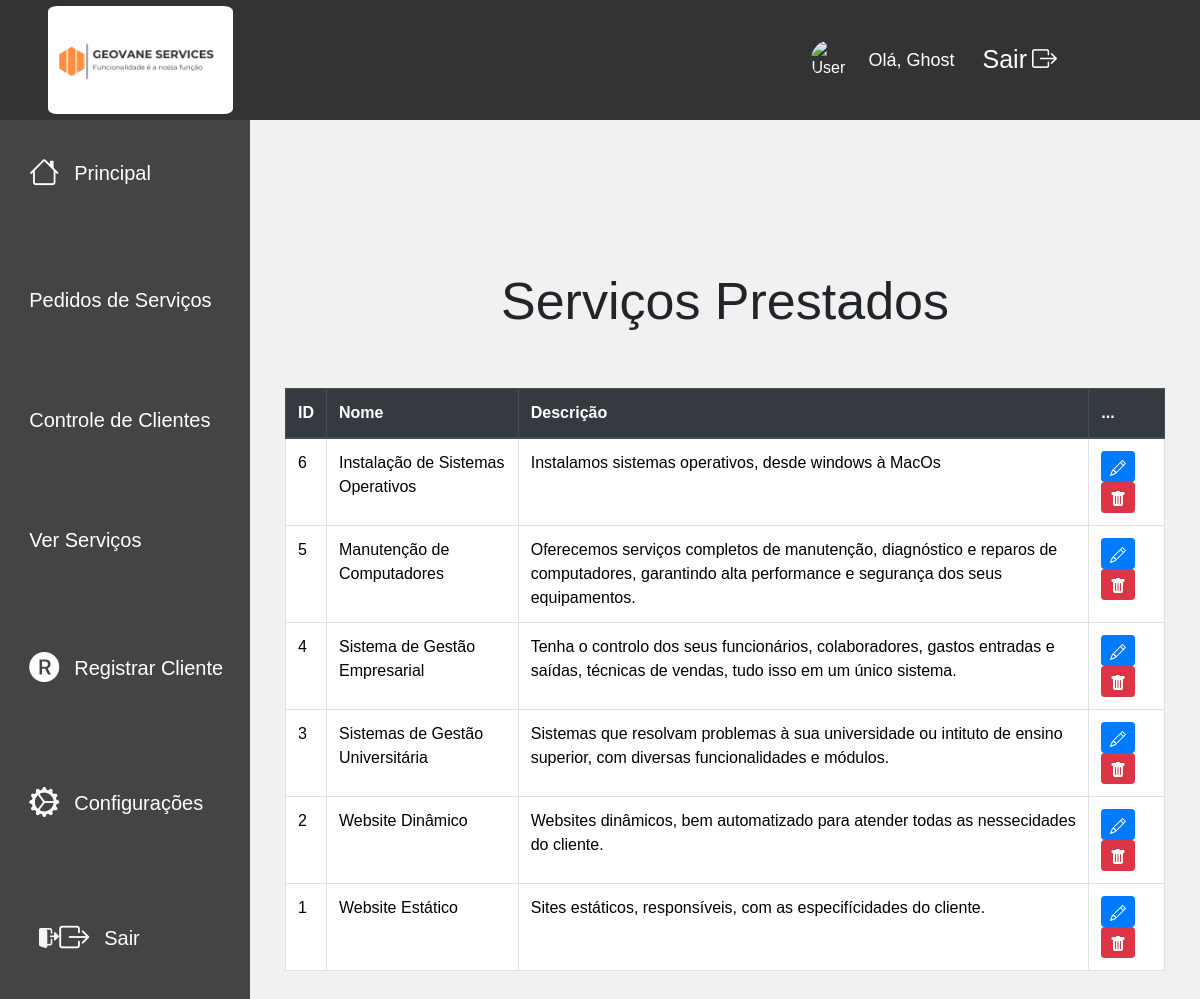
/funcionario/funcionarioServicos.php (signed in), run on the app's committed database.
### tables this page shows
CREATE TABLE IF NOT EXISTS `servicos` (
  `id_servico` int NOT NULL AUTO_INCREMENT,
  `nome` varchar(100) DEFAULT NULL,
  `descricao` text,
  `preco` decimal(10,2) NOT NULL,
  `imagem` varchar(255) NOT NULL,
  `id_categoria` int DEFAULT NULL,
  PRIMARY KEY (`id_servico`),
  KEY `id_categoria` (`id_categoria`)
);

### funcionario/veryFun.php (called while the page is built, shortened)
<?php
    $nomeUsuario = $_SESSION['usuario'];
    ?>

### funcionario/funcionarioServicos.php (the view, shortened to what this page needs)
<?php
   require_once './veryFun.php';
   include_once '../conexao.php';
    $sql = "SELECT *FROM servicos ORDER BY id_servico DESC";
    $resultado =$conexao->query($sql);
?>
<!DOCTYPE html>
<html lang="pt-br">
<head>
    <link href="https://cdn.jsdelivr.net/npm/bootstrap@5.3.3/dist/css/bootstrap.min.css" rel="stylesheet">
    <link href="https://cdn.jsdelivr.net/npm/bootstrap@5.3.3/dist/css/bootstrap.min.css" rel="stylesheet">
    <link rel="stylesheet" href="https://cdn.jsdelivr.net/npm/bootstrap-icons@1.11.3/font/bootstrap-icons.min.css">
    <link rel="stylesheet" href="https://maxcdn.bootstrapcdn.com/bootstrap/4.5.2/css/bootstrap.min.css">
</head>
<body>
<div class="topbar">
    <div class="logo">
        <img src="../assets/logo.png" alt="Logo";>
    </div>
    <div class="search-box">
    </div>
    <div class="user-info">
        <img src="../assets/user-avatar.png" alt="User Avatar">
        <div class="username">Olá, <?php  echo  " $nomeUsuario"; ?> </div>
        <a href="logout.php" style="color: white; margin-left: 10px;">Sair<i class="bi bi-box-arrow-right"></i></a>
    </div>
</div>
<div class="sidebar">
    <a href="funcionario.php"> <span class="icon"><i class="bi bi-house"></i></span>
    <span class="txt-link">Principal</span></a>
    <a href="funcionario_pedido.php">Pedidos de Serviços</a>
    <a href="./controlCliente.php">Controle de Clientes</a>
    <a href="funcionarioServicos.php">Ver Serviços</a>
    <a href="registroCliente.php">
         <span class="icon"><i class="bi bi-r-circle-fill"></i></span>
        <span class="txt-link">Registrar Cliente</span>
    </a>
    <a href="configuracao.php" style="color: white;"><span class="icon"><i class="bi bi-gear-wide-connected"></i></span> Configurações</a>
    <a href="./logout.php" style="color: white; margin-left: 10px;"><img src="./assets/sair.png" alt="" style="width: 20px;"> <span class="icon"><i class="bi bi-box-arrow-right"></i></span>Sair</a>
</div>
<div class="content">
    <header class="header">
        <div class="container mt-5">
            <h1>Serviços Prestados</h1>
            <br><br>
            <table class="table table-bordered">
                <thead class="thead-dark">
                    <tr>
                        <th scope="col">ID</th>
                        <th scope="col">Nome</th>
                        <th scope="col">Descrição</th>
                        <th scope="col">...</th>
                    </tr>
                </thead>
                <tbody>
                    <?php
                        while ($servico = $resultado->fetch_assoc()) {
                            echo "<tr>";
                            echo "<td>" . $servico['id_servico'] . "</td>";
                            echo "<td>" . $servico['nome'] . "</td>";
                            echo "<td>" . $servico['descricao'] . "</td>";
                            echo"<td>
                                    <a class='btn btn-sm btn-primary' href='editarServico.php?id_servico=$servico[id_servico]'>
                                        <svg xmlns='http://www.w3.org/2000/svg' width='16' height='16' fill='currentColor' class='bi bi-pencil' viewBox='0 0 16 16'>
                                        <path d='M12.146.146a.5.5 0 0 1 .708 0l3 3a.5.5 0 0 1 0 .708l-10 10a.5.5 0 0 1-.168.11l-5 2a.5.5 0 0 1-.65-.65l2-5a.5.5 0 0 1 .11-.168zM11.207 2.5 13.5 4.793 14.793 3.5 12.5 1.207zm1.586 3L10.5 3.207 4 9.707V10h.5a.5.5 0 0 1 .5.5v.5h.5a.5.5 0 0 1 .5.5v.5h.293zm-9.761 5.175-.106.106-1.528 3.821 3.821-1.528.106-.106A.5.5 0 0 1 5 12.5V12h-.5a.5.5 0 0 1-.5-.5V11h-.5a.5.5 0 0 1-.468-.325'/>
                                        </svg>
                                    </a>
                                    <a class='btn btn-sm btn-danger' href='deleteServico.php?id_servico=$servico[id_servico]'>
                                        <svg xmlns='http://www.w3.org/2000/svg' width='16' height='16' fill='currentColor' class='bi bi-trash-fill' viewBox='0 0 16 16'>
                                        <path d='M2.5 1a1 1 0 0 0-1 1v1a1 1 0 0 0 1 1H3v9a2 2 0 0 0 2 2h6a2 2 0 0 0 2-2V4h.5a1 1 0 0 0 1-1V2a1 1 0 0 0-1-1H10a1 1 0 0 0-1-1H7a1 1 0 0 0-1 1zm3 4a.5.5 0 0 1 .5.5v7a.5.5 0 0 1-1 0v-7a.5.5 0 0 1 .5-.5M8 5a.5.5 0 0 1 .5.5v7a.5.5 0 0 1-1 0v-7A.5.5 0 0 1 8 5m3 .5v7a.5.5 0 0 1-1 0v-7a.5.5 0 0 1 1 0'/>
                                        </svg>
                                    </a>
                                </td>";
                            echo "</tr>";
                        }
                    ?>
                </tbody>
            </table>
        </div>
    </header>
</div>
</body>
</html>

### funcionario/funcionarioServicos.php (style rules this page uses)
body { font-family: Arial, sans-serif; margin: 0; display: flex; flex-direction: column; height: 100vh; background-color: #f1f1f1; }
.topbar { display: flex; justify-content: space-between; align-items: center; width: 100%; height: 120px; background-color: #333; color: white; padding: 10px 20px; position: fixed; top: 0; z-index: 1000; }
.search-box { flex-grow: 1; display: flex; justify-content: center; margin: 0 20px; }
.topbar .user-info { display: flex; align-items: center; margin-left: auto; margin-right: 20px; }
.topbar .user-info .username { margin-right: 15px; font-size: 18px; color: white; }
.topbar .user-info a { color: whitesmoke; text-decoration: none; font-size: 25px; transition: color 0.3s; padding: 1px 3px; border-radius: 5%; margin-right: 100px; display: flex; align-items: center; }
.topbar .user-info a i { margin-left: 5px; }
.topbar .user-info img { border-radius: 50%; width: 40px; height: 40px; margin-right: 17px; }
.topbar .logo { width: 200px; text-align: center; margin-left: 20px; }
.topbar .logo img { width: 185px; border-radius: 5%; }
.sidebar { width: 250px; background-color: #444; color: white; padding-top: 60px; position: fixed; height: 100%; top: 0; padding-left: 20px; padding-top: 80px; overflow-y: auto; transition: .2s; }
.sidebar a { margin-top: 50px; text-decoration: none; color: white; display: flex; align-items: center; transition: 0.3s; margin-bottom: 5px; font-size: 20px; padding: 20px 4%; }
.sidebar a .icon, .sidebar a .txt-icon { font-size: 30px; margin-right: 15px; }
.content { margin-left: 250px; padding: 20px; flex-grow: 1; overflow-y: auto; height: calc(100vh - 60px); }
.header { margin-top:250px; justify-content: center; align-items: center; }
.header h1 { font-size: 52px; text-align: center; align-items: center; }
.btn { color: white; }

### data on the page
servicos: id_servico "6", nome "Instalação de Sistemas Operativos", descricao "Instalamos sistemas operativos, desde windows à MacOs"
servicos: id_servico "5", nome "Manutenção de Computadores", descricao "Oferecemos serviços completos de manutenção, diagnóstico e reparos de computadores, garantindo alta performance e segurança dos seus equipamentos."
servicos: id_servico "4", nome "Sistema de Gestão Empresarial", descricao "Tenha o controlo dos seus funcionários, colaboradores, gastos entradas e saídas, técnicas de vendas, tudo isso em um único sistema."
servicos: id_servico "3", nome "Sistemas de Gestão Universitária", descricao "Sistemas que resolvam problemas à sua universidade ou intituto de ensino superior, com diversas funcionalidades e módulos."
servicos: id_servico "2", nome "Website Dinâmico", descricao "Websites dinâmicos, bem automatizado para atender todas as nessecidades do cliente."
servicos: id_servico "1", nome "Website Estático", descricao "Sites estáticos, responsíveis, com as especifícidades do cliente."

### other printed values
$nomeUsuario "Ghost"
